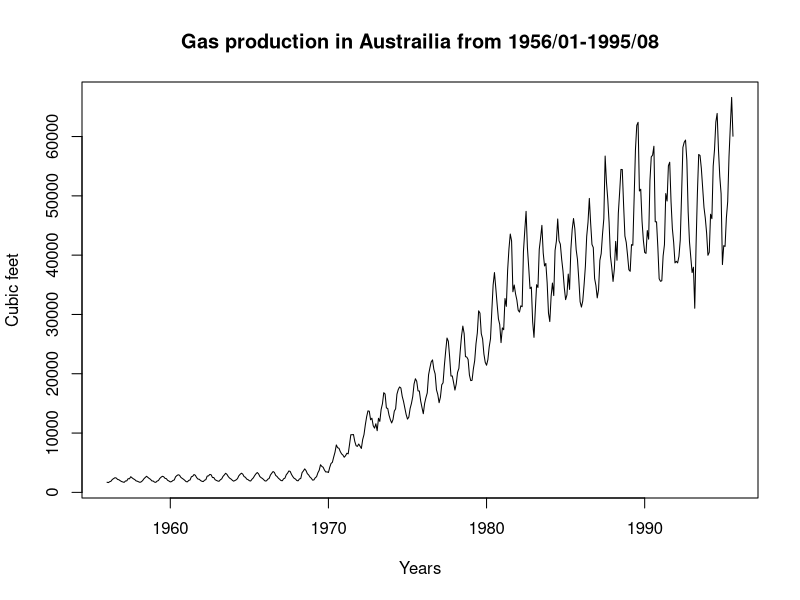
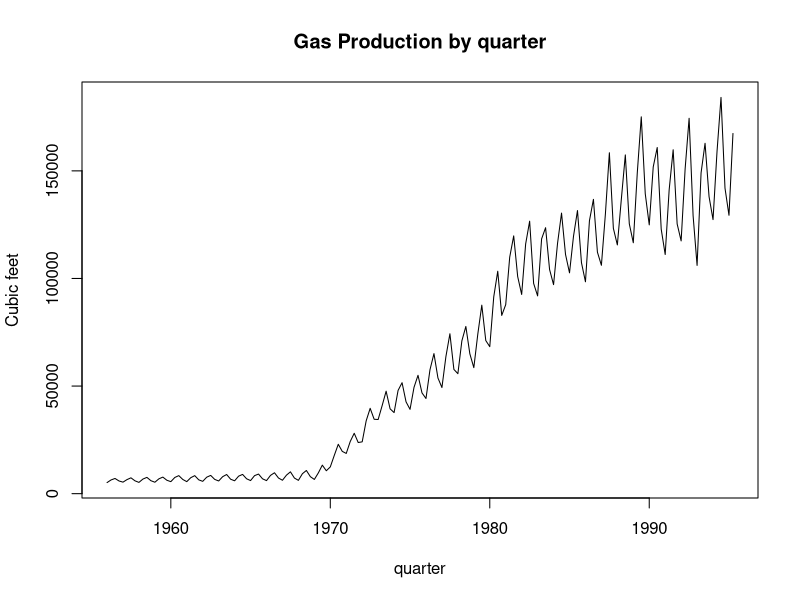
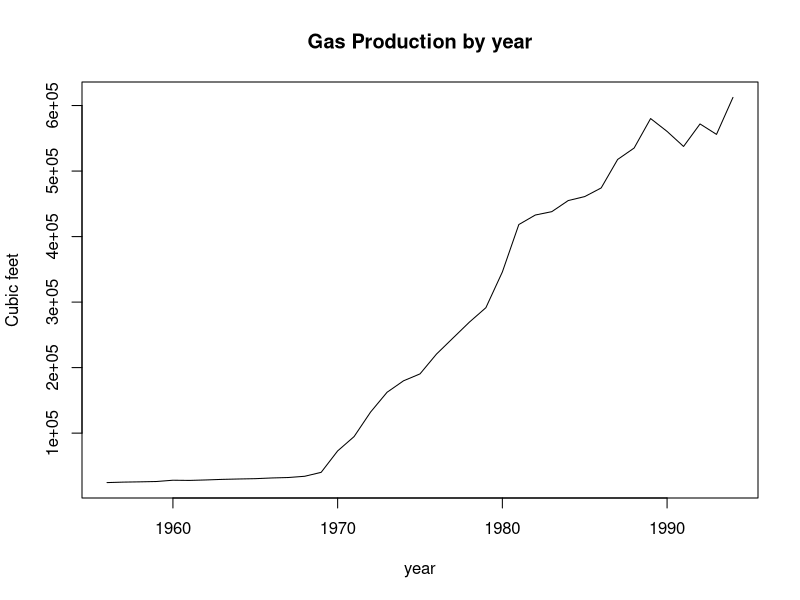
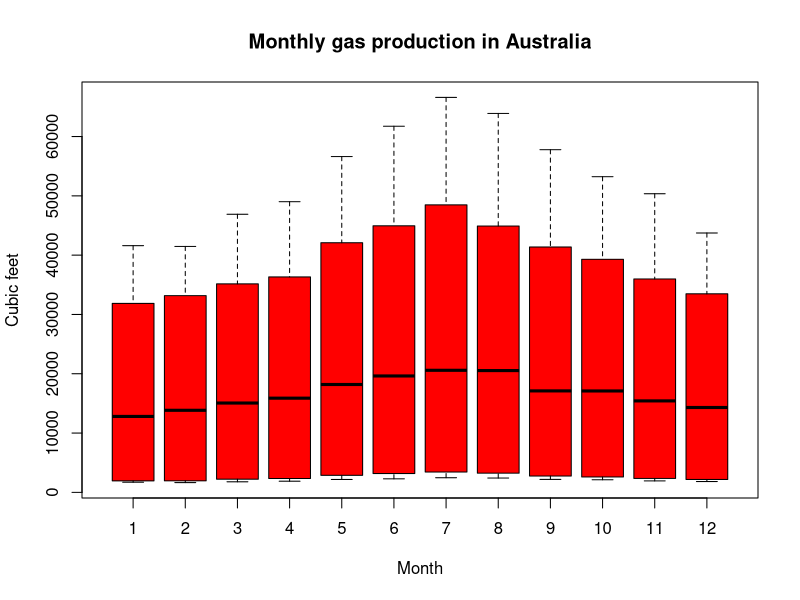
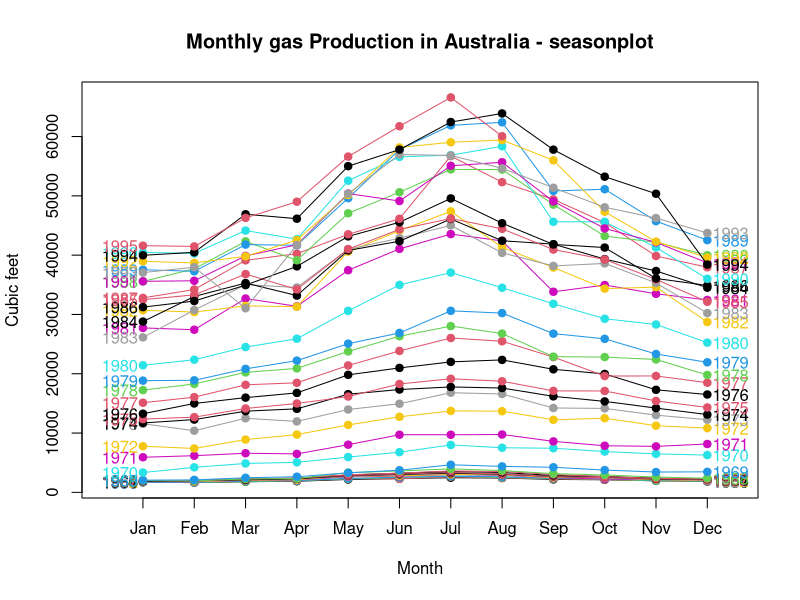
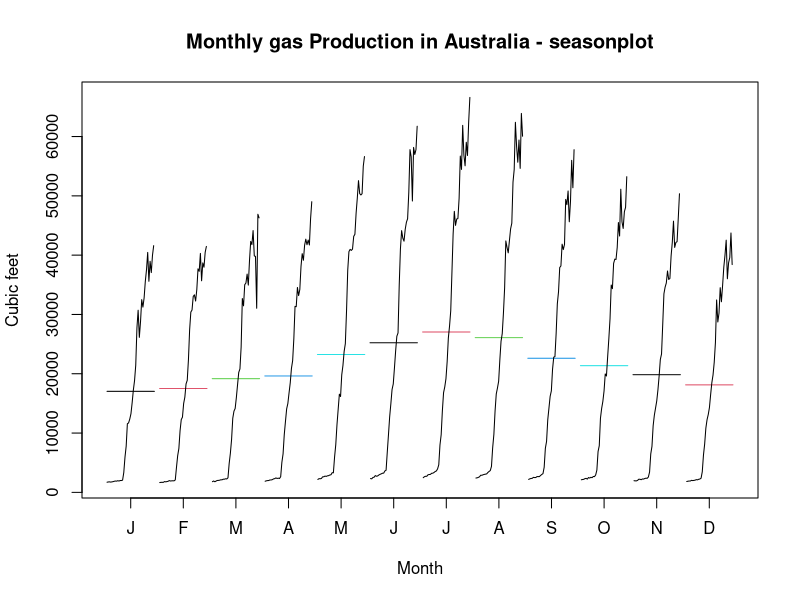
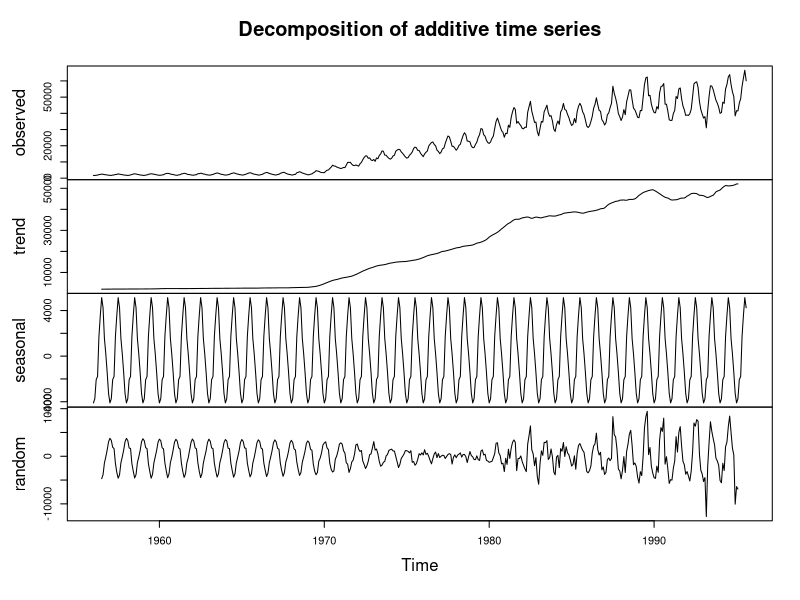
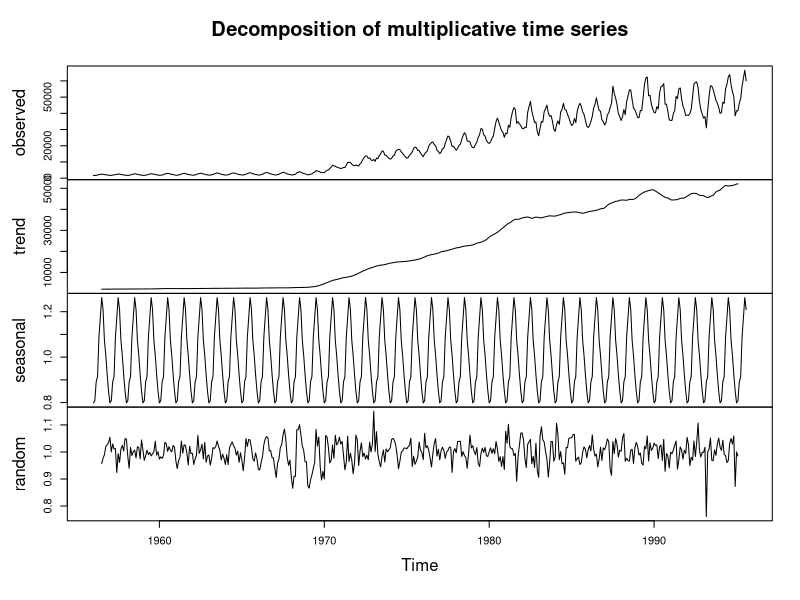

Here is the R script that generated these plots, in order:
rm(list=ls())
#Loading the required libraries and data
library(ggplot2)
library(forecast)
library(tseries)
library(stats)
?gas
plot(gas,xlab="Years",ylab="Cubic feet",main="Gas production in Austrailia from 1956/01-1995/08")

#Descriptive analysis
class(gas)
start(gas)
end(gas)
frequency(gas)
summary(gas)
cycle(gas)
gas.qr=aggregate(gas,nfrequency=4)
plot(gas.qr,main="Gas Production by quarter",xlab="quarter",ylab="Cubic feet")
library(graphics)
gas.yr=aggregate(gas,nfrequency = 1)
plot(gas.yr,main="Gas Production by year",xlab="year",ylab="Cubic feet")

boxplot(gas~cycle(gas),ylab="Cubic feet",xlab="Month",col="red",pch=19,main="Monthly gas production in Australia")
###seasonplot
seasonplot(gas, year.labels = TRUE, year.labels.left=TRUE, col=1:10,pch=19, main = "Monthly gas Production in Australia - seasonplot", xlab = "Month", ylab = "Cubic feet")

####Monthly plot
monthplot(gas, col=1:5,pch=19, main = "Monthly gas Production in Australia - seasonplot",xlab = "Month", ylab = "Cubic feet")

#Deocmposing the data to check the individual components which clearly shows multiplicative seasonality and trend has the most prominent impact on the time series.

decomp_gas=decompose(gas,type="additive")
plot(decomp_gas)

decomp_gas=decompose(gas,type="multiplicative")
plot(decomp_gas)

dd=stl(gas,s.window="p")
plot(dd,main="Decomposition using periodic window")

#Adjusting Seasonality componenet and plotting it against actual data
deseasonal_gas=seasadj(decomp_gas)
plot(deseasonal_gas)

ts.plot(deseasonal_gas,gas,col=c("red","blue"),xlab="Years",ylab="Cubic feet",main="Actual vs De Seasoned")

#Checking for stationarity by using Augmented Dickey-Fuller
#H0= Not Stationary
#HA= Is Stationary
adf.test(gas, alternative = "stationary")

#Building arima model manually by checking for Auto-correlation and 
#Partial auto-correlation leaving out the first 44 years.
acf(gas)
acf(gas,lag.max = 50)
pacf(gas,lag.max = 50)

###Differencing to stationarize
count_d1 = diff(deseasonal_gas,differences = 1)
plot(count_d1)
adf.test(count_d1, alternative = "stationary")

acf(count_d1,lag=50,main="ACF for the differenced series")
pacf(count_d1,lag=50)

#arima(3,1,1)

gasTStrain = window(deseasonal_gas, start=c(1970,1), end=c(1990,12),frequency=12)
gasTStest= window(deseasonal_gas, start=c(1991,1),end=c(1995,8),frequency=12)
plot(gasTStest)

plot(gasTStrain)
plot(gasTStest)
start(gasTStrain)
end(gasTStrain)
start(gasTStest)
end(gasTStest)
gasARIMA = arima(gasTStrain, order=c(3,1,1))
gasARIMA
tsdisplay(residuals(gasARIMA), lag.max=10, main='Model Residuals')

library(stats)
Box.test(gasARIMA$residuals,type="Ljung")
hist(gasARIMA$residuals,col="blue",main="Histogram of Residuals",xlab="gasArima")

#Building an auto arima model
fit<-auto.arima(gasTStrain, seasonal=F)
fit
tsdisplay(residuals(fit), lag.max=10, main='Auto ARIMA Model Residuals')
Box.test(fit$residuals,type="Ljung")
hist(fit$residuals,col="blue",main="Histgram of Residuals",xlab="Auto Arima")

#Validate both the manul and automatically fitted ARIMA models
fcast <- forecast(gasARIMA, h=56)
fcast1 <- forecast(fit, h=56)
plot(fcast,gasTStest)
plot(fcast1)

ts.plot(gasTStrain,fcast$fitted,col=c("red","blue"),ylab="Cubic feet",xlab="Year",main="Arima Fitted values on Train")
ts.plot(gasTStrain,fcast1$fitted,col=c("red","blue"),ylab="Cubic feet",xlab="Year",main="Auto-arima Fitted values on Train")


autoplot(fcast)
fcast$mean
autoplot(fcast1)

#Accuracy of the forecast. Manual ARIMA
f7=forecast(gasARIMA,h=56)
accuracy(f7, gasTStest)
plot(f7,gasTStest)

#Accuracy of auto arima model
f8=forecast(fit,h=56)
accuracy(f8, gasTStest)
plot(fcast1,gasTStest)

#Forecast into the future seasonality false 
fit1<-auto.arima(deseasonal_gas,seasonal=F)
fit1
fcast2=forecast(fit1, h=12)
plot(fcast2)
fcast2
autoplot(fcast2)

#Forecast into the future seasonality true
fit1<-auto.arima(gas,seasonal=T)
fit1
fcast2=forecast(fit1, h=12)
plot(fcast2)
fcast2
autoplot(fcast2)
